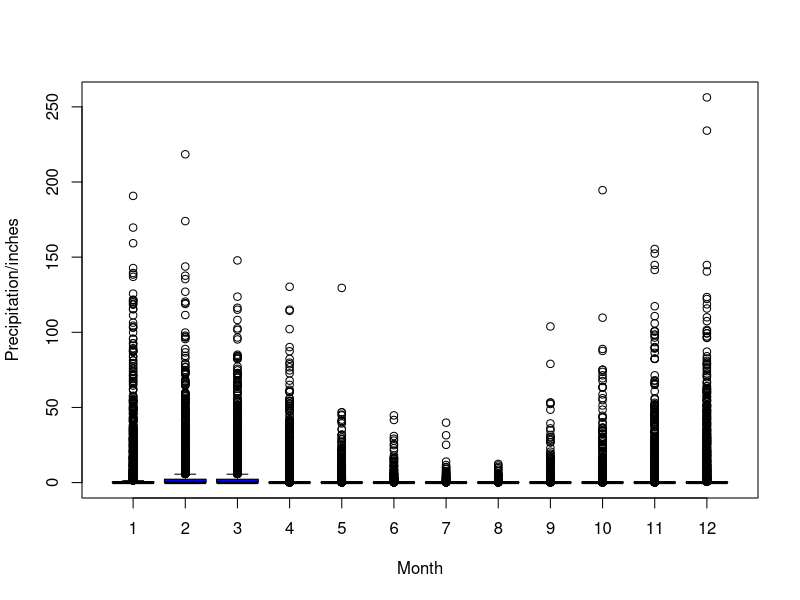
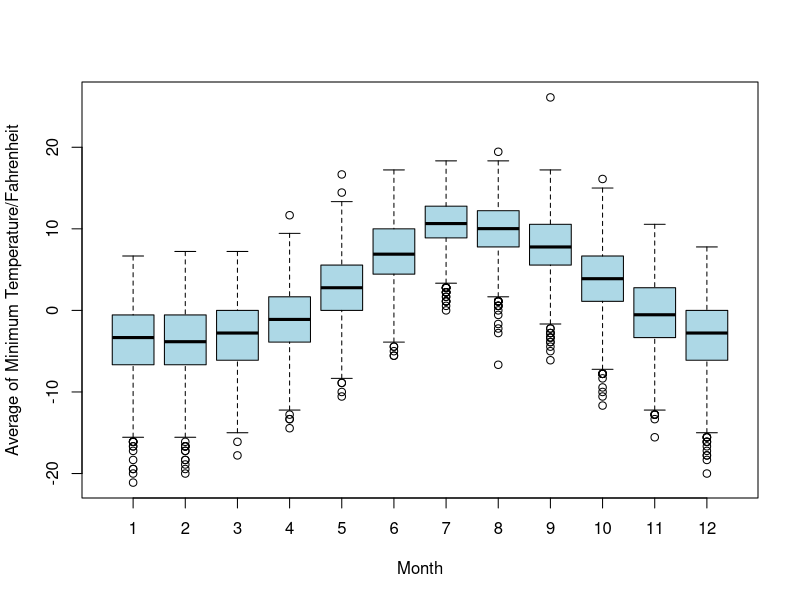
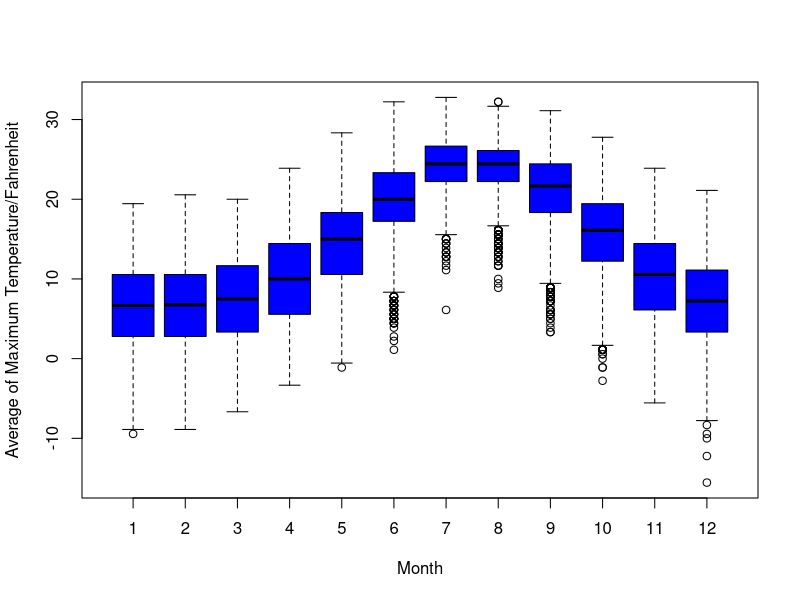
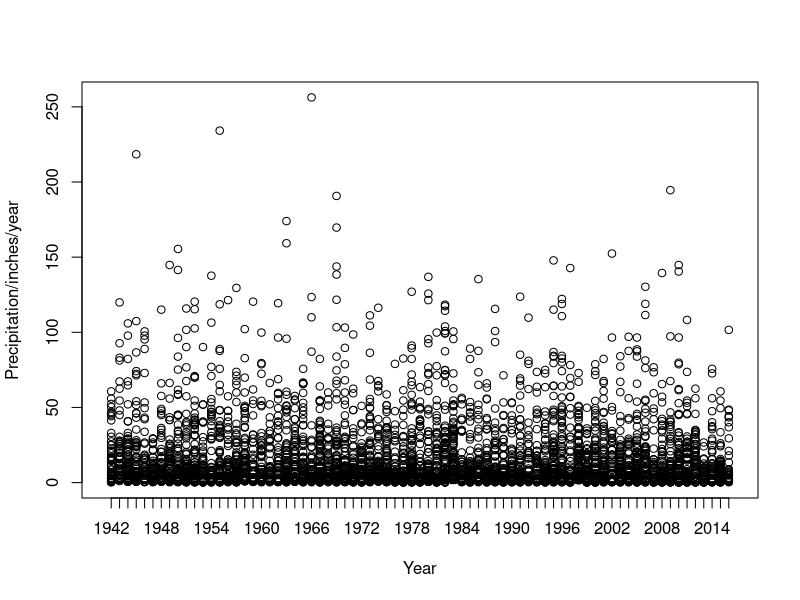
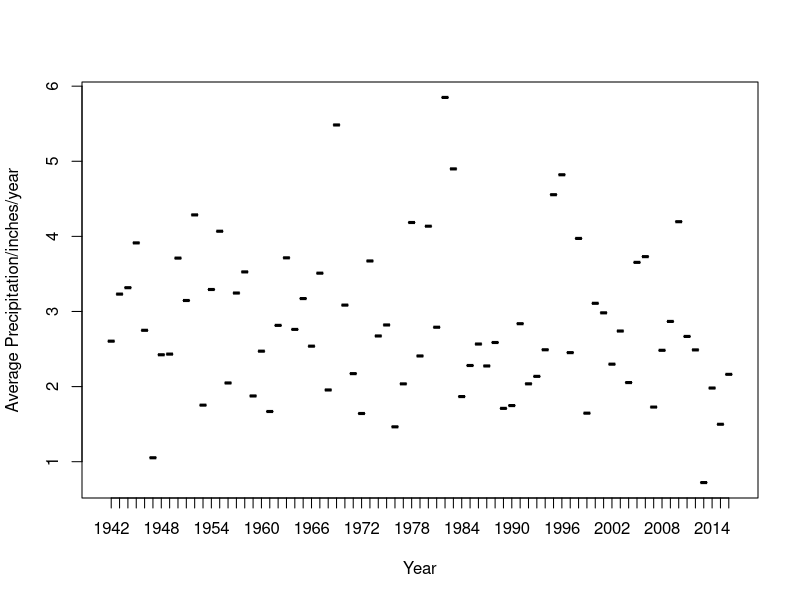
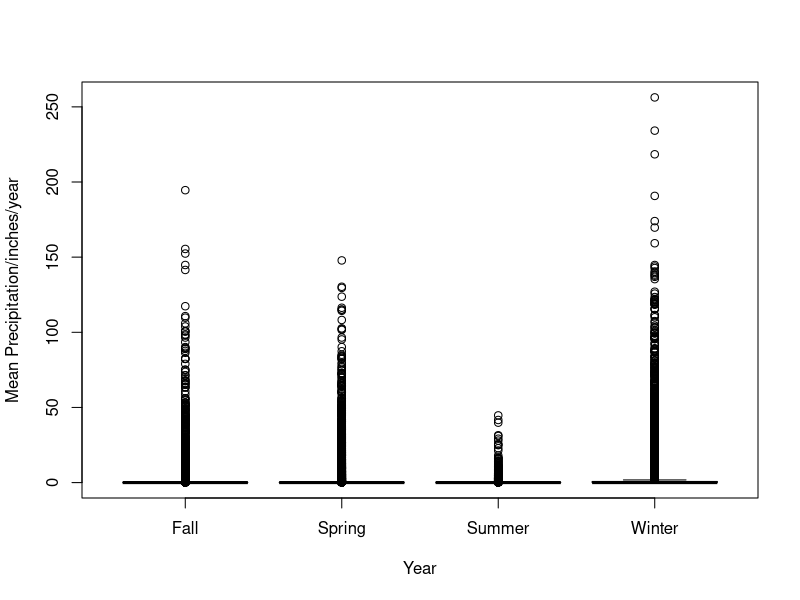
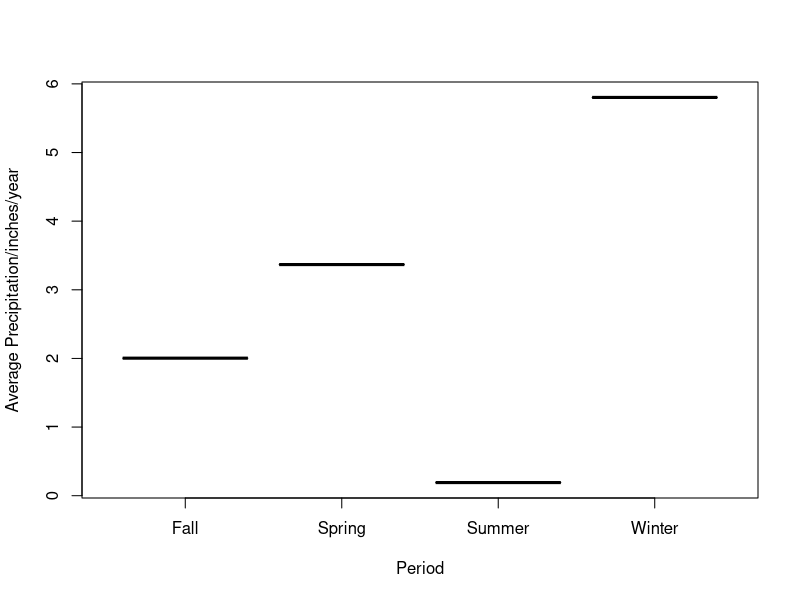
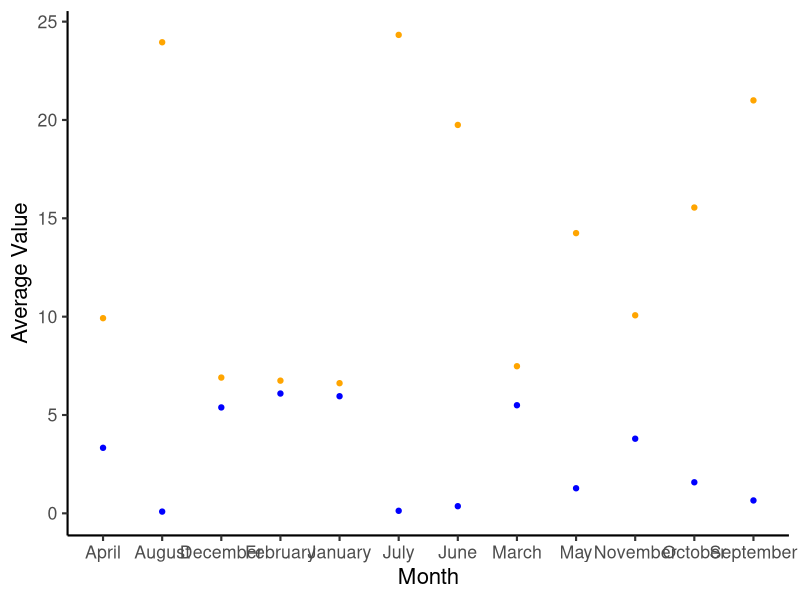

The R source for these figures, in order:
## ---- chunk 1
knitr::opts_chunk$set(echo = TRUE)
## ---- chunk 2
climate = read.table("clim.txt", header=T)
boxplot(climate$rain~climate$month,
  ylab="Precipitation/inches",
  xlab="Month", col="blue")
## ---- chunk 3
climate = read.table("clim.txt", header=T)
boxplot(climate$tmin~climate$month,
  ylab="Average of Minimum Temperature/Fahrenheit",
  xlab="Month", col="lightblue")
## ---- chunk 4
climate = read.table("clim.txt", header=T)
boxplot(climate$tmax~climate$month,
  ylab="Average of Maximum Temperature/Fahrenheit",
  xlab="Month", col="blue")
## ---- chunk 5
rainfall= read.table("clim.txt", header=T)
boxplot(rainfall$rain~rainfall$year,
  ylab="Precipitation/inches/year",
  xlab="Year", col="orange")
## ---- chunk 6
YearMeanST <- aggregate (rainfall$rain ~ year, data = rainfall, FUN = function(x) {c(MEAN = mean(x), SD= sd (x))})
names(YearMeanST) 
YearMeanSTTable <- do.call(data.frame, YearMeanST)
colnames(YearMeanSTTable) <- c("Year", "Mean", "SD")
View(YearMeanSTTable)
boxplot(YearMeanSTTable$Mean~YearMeanSTTable$Year,
 ylab="Average Precipitation/inches/year",
 xlab="Year", col="blue")
## ---- chunk 7
result=which.max(YearMeanSTTable$Mean)
YearMeanSTTable[result,]
## ---- chunk 8
result=which.min(YearMeanSTTable$Mean)
YearMeanSTTable[result,]
## ---- chunk 9
View(climate)
range(climate$month)
climate$period <- ifelse(climate$month %in% c(3,4,5),"Spring",
ifelse(climate$month %in% c(6,7,8), "Summer",
ifelse(climate$month %in% c(9,10,11), "Fall", "Winter")))
boxplot(climate$rain~climate$period,
ylab="Mean Precipitation/inches/year",
xlab="Year", col="blue")
## ---- chunk 10
SeasonMeanSD <- aggregate (climate$rain ~ period, data = climate, FUN = function(x) {c(MEAN = mean(x), SD= sd (x))})
names(SeasonMeanSD)
SeasonMeanSTTable <- do.call(data.frame, SeasonMeanSD)
colnames(SeasonMeanSTTable) <- c("Period", "Mean", "SD")
View(SeasonMeanSTTable)
boxplot(SeasonMeanSTTable$Mean~SeasonMeanSTTable$Period,
 ylab="Average Precipitation/inches/year",
 xlab="Period", col="blue")
## ---- chunk 11
result=which.min(SeasonMeanSD$`climate$rain`)
SeasonMeanSD[result,]
## ---- chunk 12
library(ggplot2)
TempRain = read.table("RainTemp.txt", header=T)
View(TempRain)

Final_plot <- ggplot (TempRain) +
  geom_point(aes(x = month, y = avg_monthly_temp), col = "orange")+
  geom_point(aes(x = month, y = avg_monthly_rain), col = "blue")+
  theme_classic(base_size = 16)+
    theme(legend.position = "bottom")+
  labs(x = "Month", y = "Average Value")
  
Final_plot
